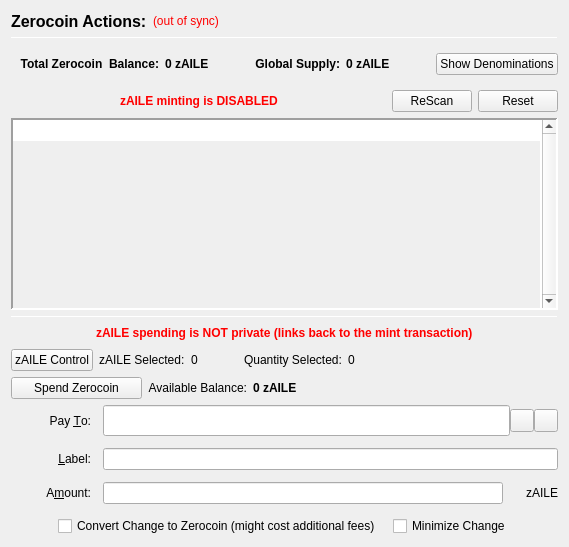
                  <widget class="QFrame" name="verticalFrameLeft">
                   <layout class="QVBoxLayout" name="verticalLayout_2">
                    <item>
                     <layout class="QVBoxLayout" name="verticalLayout_3">
                      <item>
                       <layout class="QHBoxLayout" name="horizontalLayout_3">
                        <item>
                         <widget class="QLabel" name="labelzAILEActions">
                          <property name="font">
                           <font>
                            <pointsize>12</pointsize>
                            <weight>75</weight>
                            <bold>true</bold>
                           </font>
                          </property>
                          <property name="text">
                           <string>Zerocoin Actions:</string>
                          </property>
                          <property name="alignment">
                           <set>Qt::AlignLeading|Qt::AlignLeft|Qt::AlignVCenter</set>
                          </property>
                         </widget>
                        </item>
                        <item>
                         <widget class="QLabel" name="labelzAILESyncStatus">
                          <property name="toolTip">
                           <string>The displayed information may be out of date. Your wallet automatically synchronizes with the AILE network after a connection is established, but this process has not completed yet.</string>
                          </property>
                          <property name="styleSheet">
                           <string notr="true">QLabel { color: red; }</string>
                          </property>
                          <property name="text">
                           <string notr="true">(out of sync)</string>
                          </property>
                          <property name="alignment">
                           <set>Qt::AlignLeading|Qt::AlignLeft|Qt::AlignVCenter</set>
                          </property>
                         </widget>
                        </item>
                        <item>
                         <spacer name="horizontalSpacer">
                          <property name="orientation">
                           <enum>Qt::Horizontal</enum>
                          </property>
                          <property name="sizeHint" stdset="0">
                           <size>
                            <width>40</width>
                            <height>20</height>
                           </size>
                          </property>
                         </spacer>
                        </item>
                       </layout>
                      </item>
                      <item>
                       <widget class="Line" name="lineUpperLeft">
                        <property name="minimumSize">
                         <size>
                          <width>0</width>
                          <height>1</height>
                         </size>
                        </property>
                        <property name="maximumSize">
                         <size>
                          <width>16777215</width>
                          <height>1</height>
                         </size>
                        </property>
                        <property name="frameShadow">
                         <enum>QFrame::Sunken</enum>
                        </property>
                        <property name="orientation">
                         <enum>Qt::Horizontal</enum>
                        </property>
                       </widget>
                      </item>
                      <item>
                       <widget class="QFrame" name="balanceSupplyFrame">
                        <layout class="QHBoxLayout" name="horizontalLayout_2" stretch="0,0,0,1,0">
                         <property name="rightMargin">
                          <number>0</number>
                         </property>
                         <item>
                          <layout class="QHBoxLayout" name="horizontalLayout_34">
                           <item>
                            <widget class="QLabel" name="labelzAvailableText_3">
                             <property name="font">
                              <font>
                               <weight>75</weight>
                               <bold>true</bold>
                              </font>
                             </property>
                             <property name="toolTip">
                              <string>Total Balance including unconfirmed and immature zAILE</string>
                             </property>
                             <property name="text">
                              <string>Total Zerocoin  Balance:</string>
                             </property>
                             <property name="alignment">
                              <set>Qt::AlignRight|Qt::AlignTrailing|Qt::AlignVCenter</set>
                             </property>
                            </widget>
                           </item>
                           <item>
                            <widget class="QLabel" name="labelzAvailableAmount_4">
                             <property name="minimumSize">
                              <size>
                               <width>40</width>
                               <height>0</height>
                              </size>
                             </property>
                             <property name="font">
                              <font>
                               <weight>75</weight>
                               <bold>true</bold>
                              </font>
                             </property>
                             <property name="toolTip">
                              <string>Total Balance including unconfirmed and immature zAILE</string>
                             </property>
                             <property name="text">
                              <string>0 zAILE</string>
                             </property>
                             <property name="alignment">
                              <set>Qt::AlignLeading|Qt::AlignLeft|Qt::AlignVCenter</set>
                             </property>
                            </widget>
                           </item>
                          </layout>
                         </item>
                         <item>
                          <spacer name="horizontalSpacer_32">
                           <property name="orientation">
                            <enum>Qt::Horizontal</enum>
                           </property>
                           <property name="sizeHint" stdset="0">
                            <size>
                             <width>40</width>
                             <height>20</height>
                            </size>
                           </property>
                          </spacer>
                         </item>
                         <item>
                          <layout class="QHBoxLayout" name="horizontalLayout_35">
                           <item>
                            <widget class="QLabel" name="labelZsupplyText_2">
                             <property name="font">
                              <font>
                               <weight>75</weight>
                               <bold>true</bold>
                              </font>
                             </property>
                             <property name="text">
                              <string>Global Supply:</string>
                             </property>
                             <property name="alignment">
                              <set>Qt::AlignRight|Qt::AlignTrailing|Qt::AlignVCenter</set>
                             </property>
                            </widget>
                           </item>
                           <item>
                            <widget class="QLabel" name="labelZsupplyAmount_2">
                             <property name="font">
                              <font>
                               <weight>75</weight>
                               <bold>true</bold>
                              </font>
                             </property>
                             <property name="text">
                              <string>0 zAILE</string>
                             </property>
                            </widget>
                           </item>
                          </layout>
                         </item>
                         <item>
                          <spacer name="horizontalSpacer_31">
                           <property name="orientation">
                            <enum>Qt::Horizontal</enum>
                           </property>
                           <property name="sizeHint" stdset="0">
                            <size>
                             <width>40</width>
                             <height>20</height>
                            </size>
                           </property>
                          </spacer>
                         </item>
                         <item>
                          <widget class="QPushButton" name="pushButtonShowDenoms">
                           <property name="toolTip">
                            <string>Show zAILE denominations list</string>
                           </property>
                           <property name="text">
                            <string>Show Denominations</string>
                           </property>
                          </widget>
                         </item>
                        </layout>
                       </widget>
                      </item>
                      <item>
                       <layout class="QHBoxLayout" name="horizontalLayout_4">
                        <item>
                         <spacer name="horizontalSpacer_2">
                          <property name="orientation">
                           <enum>Qt::Horizontal</enum>
                          </property>
                          <property name="sizeHint" stdset="0">
                           <size>
                            <width>40</width>
                            <height>20</height>
                           </size>
                          </property>
                         </spacer>
                        </item>
                        <item>
                         <widget class="QLabel" name="label">
                          <property name="styleSheet">
                           <string notr="true">color: red;
font-weight: bold;</string>
                          </property>
                          <property name="text">
                           <string>zAILE minting is DISABLED</string>
                          </property>
                         </widget>
                        </item>
                        <item>
                         <spacer name="horizontalSpacer_3">
                          <property name="orientation">
                           <enum>Qt::Horizontal</enum>
                          </property>
                          <property name="sizeHint" stdset="0">
                           <size>
                            <width>40</width>
                            <height>20</height>
                           </size>
                          </property>
                         </spacer>
                        </item>
                        <item>
                         <widget class="QPushButton" name="pushButtonMintReset">
                          <property name="maximumSize">
                           <size>
                            <width>80</width>
                            <height>16777215</height>
                           </size>
                          </property>
                          <property name="toolTip">
                           <string>Rescan the complete blockchain for  Zerocoin mints and their meta-data.</string>
                          </property>
                          <property name="text">
                           <string>ReScan</string>
                          </property>
                         </widget>
                        </item>
                        <item>
                         <widget class="QPushButton" name="pushButtonSpentReset">
                          <property name="maximumSize">
                           <size>
                            <width>80</width>
                            <height>16777215</height>
                           </size>
                          </property>
                          <property name="toolTip">
                           <string>Reset Zerocoin Wallet DB. Deletes transactions that did not make it into the blockchain.</string>
                          </property>
                          <property name="text">
                           <string>Reset</string>
                          </property>
                         </widget>
                        </item>
                       </layout>
                      </item>
                      <item>
                       <widget class="QPlainTextEdit" name="TEMintStatus">
                        <property name="font">
                         <font>
                          <pointsize>8</pointsize>
                         </font>
                        </property>
                        <property name="toolTip">
                         <string>Status and/or Mesages from the last Mint Action.</string>
                        </property>
                        <property name="frameShape">
                         <enum>QFrame::Panel</enum>
                        </property>
                        <property name="frameShadow">
                         <enum>QFrame::Sunken</enum>
                        </property>
                        <property name="lineWidth">
                         <number>2</number>
                        </property>
                        <property name="midLineWidth">
                         <number>2</number>
                        </property>
                        <property name="verticalScrollBarPolicy">
                         <enum>Qt::ScrollBarAlwaysOn</enum>
                        </property>
                        <property name="horizontalScrollBarPolicy">
                         <enum>Qt::ScrollBarAlwaysOff</enum>
                        </property>
                        <property name="readOnly">
                         <bool>true</bool>
                        </property>
                        <property name="plainText">
                         <string notr="true"/>
                        </property>
                        <property name="backgroundVisible">
                         <bool>true</bool>
                        </property>
                       </widget>
                      </item>
                      <item>
                       <widget class="Line" name="line">
                        <property name="minimumSize">
                         <size>
                          <width>0</width>
                          <height>1</height>
                         </size>
                        </property>
                        <property name="maximumSize">
                         <size>
                          <width>16777215</width>
                          <height>1</height>
                         </size>
                        </property>
                        <property name="orientation">
                         <enum>Qt::Horizontal</enum>
                        </property>
                       </widget>
                      </item>
                      <item>
                       <layout class="QHBoxLayout" name="horizontalLayout_7">
                        <item>
                         <spacer name="horizontalSpacer_18">
                          <property name="orientation">
                           <enum>Qt::Horizontal</enum>
                          </property>
                          <property name="sizeHint" stdset="0">
                           <size>
                            <width>40</width>
                            <height>20</height>
                           </size>
                          </property>
                         </spacer>
                        </item>
                        <item>
                         <widget class="QLabel" name="label_2">
                          <property name="styleSheet">
                           <string notr="true">color: red;
font-weight: bold;</string>
                          </property>
                          <property name="text">
                           <string>zAILE spending is NOT private (links back to the mint transaction)</string>
                          </property>
                         </widget>
                        </item>
                        <item>
                         <spacer name="horizontalSpacer_30">
                          <property name="orientation">
                           <enum>Qt::Horizontal</enum>
                          </property>
                          <property name="sizeHint" stdset="0">
                           <size>
                            <width>40</width>
                            <height>20</height>
                           </size>
                          </property>
                         </spacer>
                        </item>
                       </layout>
                      </item>
                      <item>
                       <layout class="QHBoxLayout" name="horizontalLayout_24">
                        <property name="leftMargin">
                         <number>0</number>
                        </property>
                        <property name="bottomMargin">
                         <number>0</number>
                        </property>
                        <item>
                         <widget class="QPushButton" name="pushButtonZPivControl">
                          <property name="text">
                           <string>zAILE Control</string>
                          </property>
                         </widget>
                        </item>
                        <item>
                         <widget class="QLabel" name="labelzPivSelected">
                          <property name="text">
                           <string>zAILE Selected:</string>
                          </property>
                         </widget>
                        </item>
                        <item>
                         <widget class="QLabel" name="labelzPivSelected_int">
                          <property name="text">
                           <string>0</string>
                          </property>
                         </widget>
                        </item>
                        <item>
                         <spacer name="horizontalSpacer_17">
                          <property name="orientation">
                           <enum>Qt::Horizontal</enum>
                          </property>
                          <property name="sizeType">
                           <enum>QSizePolicy::Fixed</enum>
                          </property>
                          <property name="sizeHint" stdset="0">
                           <size>
                            <width>40</width>
                            <height>20</height>
                           </size>
                          </property>
                         </spacer>
                        </item>
                        <item>
                         <widget class="QLabel" name="labelQuantitySelected">
                          <property name="text">
                           <string>Quantity Selected:</string>
                          </property>
                         </widget>
                        </item>
                        <item>
                         <widget class="QLabel" name="labelQuantitySelected_int">
                          <property name="text">
                           <string>0</string>
                          </property>
                         </widget>
                        </item>
                        <item>
                         <spacer name="horizontalSpacer_19">
                          <property name="orientation">
                           <enum>Qt::Horizontal</enum>
                          </property>
                          <property name="sizeHint" stdset="0">
                           <size>
                            <width>40</width>
                            <height>20</height>
                           </size>
                          </property>
                         </spacer>
                        </item>
                       </layout>
                      </item>
                      <item>
                       <layout class="QHBoxLayout" name="horizontalLayout_6">
                        <item>
                         <widget class="QPushButton" name="pushButtonSpendzAILE">
                          <property name="minimumSize">
                           <size>
                            <width>131</width>
                            <height>0</height>
                           </size>
                          </property>
                          <property name="toolTip">
                           <string>Spend Zerocoin. Without 'Pay To:' address creates payments to yourself.</string>
                          </property>
                          <property name="text">
                           <string>Spend Zerocoin</string>
                          </property>
                         </widget>
                        </item>
                        <item>
                         <widget class="QLabel" name="labelzAILEBalanceText">
                          <property name="toolTip">
                           <string>Available (mature and spendable) zAILE for spending</string>
                          </property>
                          <property name="text">
                           <string>Available Balance:</string>
                          </property>
                          <property name="alignment">
                           <set>Qt::AlignRight|Qt::AlignTrailing|Qt::AlignVCenter</set>
                          </property>
                         </widget>
                        </item>
                        <item>
                         <widget class="QLabel" name="labelzAvailableAmount_2">
                          <property name="font">
                           <font>
                            <weight>75</weight>
                            <bold>true</bold>
                           </font>
                          </property>
                          <property name="toolTip">
                           <string>Available (mature and spendable) zAILE for spending

zAILE are mature when they have more than 20 confirmations AND more than 2 mints of the same denomination after them were minted</string>
                          </property>
                          <property name="text">
                           <string>0 zAILE</string>
                          </property>
                          <property name="alignment">
                           <set>Qt::AlignLeading|Qt::AlignLeft|Qt::AlignVCenter</set>
                          </property>
                         </widget>
                        </item>
                        <item>
                         <spacer name="horizontalSpacer_4">
                          <property name="orientation">
                           <enum>Qt::Horizontal</enum>
                          </property>
                          <property name="sizeHint" stdset="0">
                           <size>
                            <width>40</width>
                            <height>20</height>
                           </size>
                          </property>
                         </spacer>
                        </item>
                       </layout>
                      </item>
                      <item>
                       <layout class="QGridLayout" name="gridLayout_7">
                        <property name="spacing">
                         <number>12</number>
                        </property>
                        <item row="0" column="0">
                         <widget class="QLabel" name="payToLabel">
                          <property name="minimumSize">
                           <size>
                            <width>80</width>
                            <height>0</height>
                           </size>
                          </property>
                          <property name="text">
                           <string>Pay &amp;To:</string>
                          </property>
                          <property name="alignment">
                           <set>Qt::AlignRight|Qt::AlignTrailing|Qt::AlignVCenter</set>
                          </property>
                          <property name="buddy">
                           <cstring>payTo</cstring>
                          </property>
                         </widget>
                        </item>
                        <item row="0" column="1">
                         <layout class="QHBoxLayout" name="payToLayout">
                          <property name="spacing">
                           <number>0</number>
                          </property>
                          <item>
                           <widget class="QValidatedLineEdit" name="payTo">
                            <property name="enabled">
                             <bool>true</bool>
                            </property>
                            <property name="minimumSize">
                             <size>
                              <width>0</width>
                              <height>31</height>
                             </size>
                            </property>
                            <property name="toolTip">
                             <string>The AILE address to send the payment to. Creates local payment to yourself when empty.</string>
                            </property>
                           </widget>
                          </item>
                          <item>
                           <widget class="QToolButton" name="addressBookButton">
                            <property name="toolTip">
                             <string>Choose previously used address</string>
                            </property>
                            <property name="text">
                             <string/>
                            </property>
                            <property name="icon">
                             <iconset resource="../aile.qrc">
                              <normaloff>:/icons/address-book</normaloff>:/icons/address-book</iconset>
                            </property>
                            <property name="shortcut">
                             <string>Alt+A</string>
                            </property>
                           </widget>
                          </item>
                          <item>
                           <widget class="QToolButton" name="pasteButton">
                            <property name="toolTip">
                             <string>Paste address from clipboard</string>
                            </property>
                            <property name="text">
                             <string/>
                            </property>
                            <property name="icon">
                             <iconset resource="../aile.qrc">
                              <normaloff>:/icons/editpaste</normaloff>:/icons/editpaste</iconset>
                            </property>
                            <property name="shortcut">
                             <string>Alt+P</string>
                            </property>
                           </widget>
                          </item>
                         </layout>
                        </item>
                        <item row="1" column="0">
                         <widget class="QLabel" name="labelLabel">
                          <property name="minimumSize">
                           <size>
                            <width>80</width>
                            <height>0</height>
                           </size>
                          </property>
                          <property name="text">
                           <string>&amp;Label:</string>
                          </property>
                          <property name="alignment">
                           <set>Qt::AlignRight|Qt::AlignTrailing|Qt::AlignVCenter</set>
                          </property>
                          <property name="buddy">
                           <cstring>addAsLabel</cstring>
                          </property>
                         </widget>
                        </item>
                        <item row="1" column="1">
                         <widget class="QLineEdit" name="addAsLabel">
                          <property name="toolTip">
                           <string>Enter a label for this address to add it to the list of used addresses</string>
                          </property>
                         </widget>
                        </item>
                        <item row="2" column="0">
                         <widget class="QLabel" name="amountLabel">
                          <property name="minimumSize">
                           <size>
                            <width>80</width>
                            <height>0</height>
                           </size>
                          </property>
                          <property name="text">
                           <string>A&amp;mount:</string>
                          </property>
                          <property name="alignment">
                           <set>Qt::AlignRight|Qt::AlignTrailing|Qt::AlignVCenter</set>
                          </property>
                          <property name="buddy">
                           <cstring>zAILEpayAmount</cstring>
                          </property>
                         </widget>
                        </item>
                        <item row="2" column="1">
                         <layout class="QHBoxLayout" name="horizontalLayout_9">
                          <property name="spacing">
                           <number>0</number>
                          </property>
                          <item>
                           <widget class="QLineEdit" name="zAILEpayAmount"/>
                          </item>
                          <item>
                           <widget class="QLabel" name="labelzAILE">
                            <property name="minimumSize">
                             <size>
                              <width>55</width>
                              <height>0</height>
                             </size>
                            </property>
                            <property name="text">
                             <string>zAILE</string>
                            </property>
                            <property name="alignment">
                             <set>Qt::AlignRight|Qt::AlignTrailing|Qt::AlignVCenter</set>
                            </property>
                           </widget>
                          </item>
                         </layout>
                        </item>
                        <item row="3" column="0" colspan="2">
                         <layout class="QHBoxLayout" name="horizontalLayout_10">
                          <item>
                           <spacer name="horizontalSpacer_5">
                            <property name="orientation">
                             <enum>Qt::Horizontal</enum>
                            </property>
                            <property name="sizeHint" stdset="0">
                             <size>
                              <width>40</width>
                              <height>20</height>
                             </size>
                            </property>
                           </spacer>
                          </item>
                          <item>
                           <widget class="QCheckBox" name="checkBoxMintChange">
                            <property name="sizePolicy">
                             <sizepolicy hsizetype="MinimumExpanding" vsizetype="Fixed">
                              <horstretch>0</horstretch>
                              <verstretch>0</verstretch>
                             </sizepolicy>
                            </property>
                            <property name="layoutDirection">
                             <enum>Qt::LeftToRight</enum>
                            </property>
                            <property name="text">
                             <string>Convert Change to Zerocoin (might cost additional fees)</string>
                            </property>
                           </widget>
                          </item>
                          <item>
                           <widget class="QCheckBox" name="checkBoxMinimizeChange">
                            <property name="toolTip">
                             <string>If checked, the wallet tries to minimize the returning change instead of minimizing the number of spent denominations.</string>
                            </property>
                            <property name="text">
                             <string>Minimize Change</string>
                            </property>
                           </widget>
                          </item>
                          <item>
                           <spacer name="horizontalSpacer_6">
                            <property name="orientation">
                             <enum>Qt::Horizontal</enum>
                            </property>
                            <property name="sizeHint" stdset="0">
                             <size>
                              <width>40</width>
                              <height>20</height>
                             </size>
                            </property>
                           </spacer>
                          </item>
                         </layout>
                        </item>
                       </layout>
                      </item>
                     </layout>
                    </item>
                   </layout>
                  </widget>
